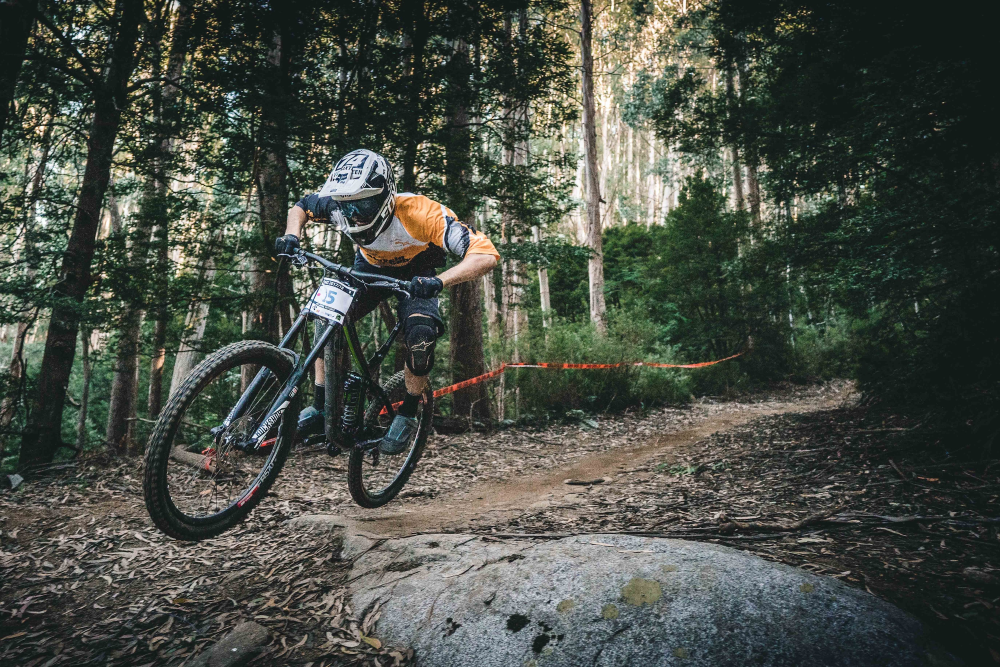
#> input picture img/2.jpg, 3000 x 2001 px (shown at 1/3 size)
$ python rgb_gray_binary.py
#> lines starting #> are read from the running program, lines starting #| are printed output that depends on the picture; after the words box and inside, x2 and y2 are one past the last pixel; in counts of white or black regions, pixels touching at a corner belong together
import cv2
im_gray = cv2.imread('./img/2.jpg', cv2.IMREAD_GRAYSCALE)
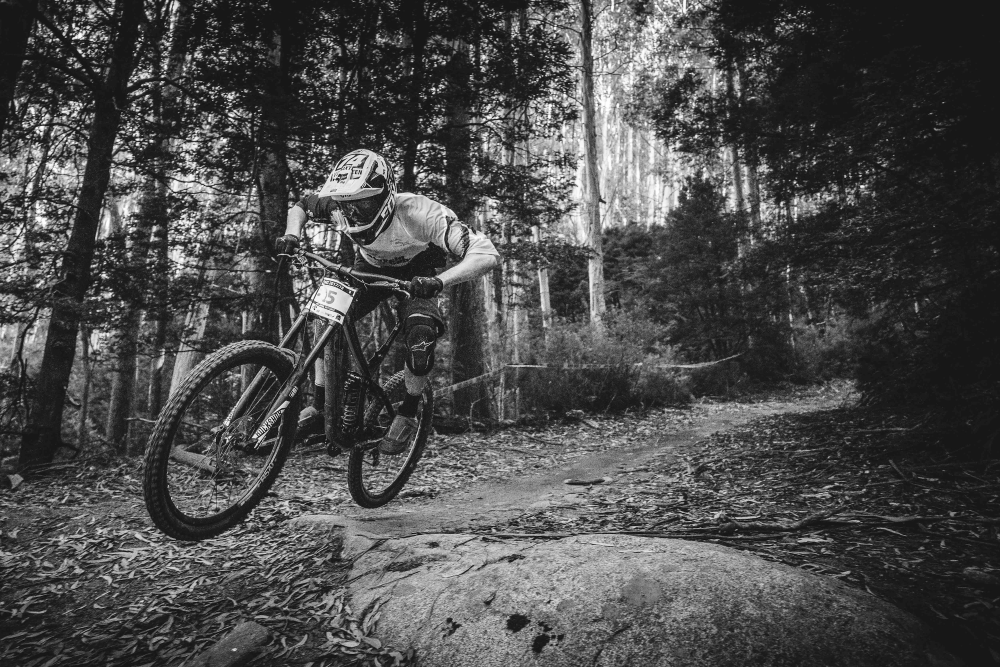
#> im_gray: shape (2001, 3000) (shown at 1/3 size); min 0, max 255, mean 75
im_gray = cv2.resize(im_gray, (600, 600))
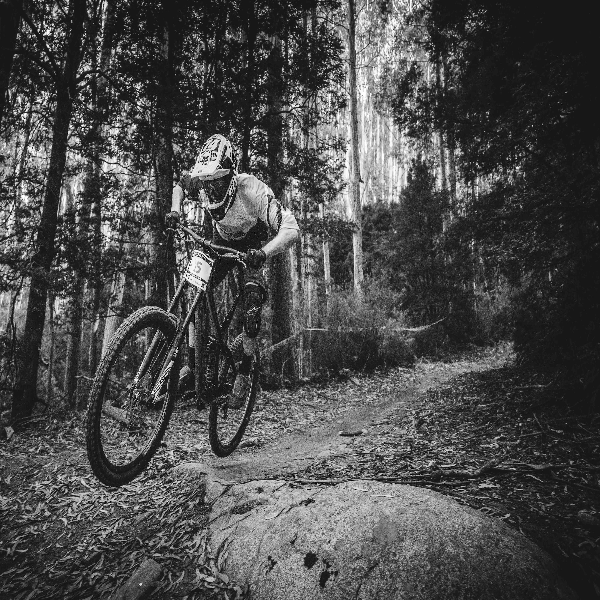
#> im_gray: shape (600, 600); min 0, max 255, mean 74.9
cv2.imshow('Gray-scale', im_gray)

(thresh, im_bw) = cv2.threshold(im_gray, 128, 255, cv2.THRESH_BINARY | cv2.THRESH_OTSU)
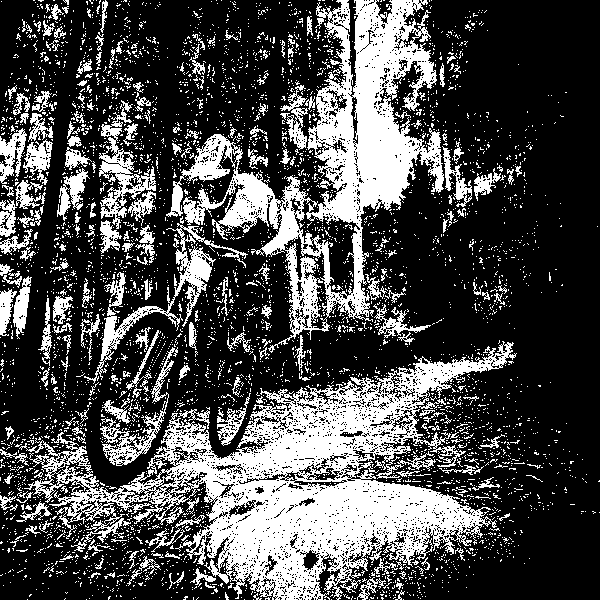
#> im_bw: shape (600, 600); 29.6% white; 4515 white regions (4280 under 20 px), largest, box (x1, y1, x2, y2) and area: (19, 341, 517, 600) 41723, (166, 0, 444, 353) 26417, (84, 223, 248, 384) 3124
#> thresh = 96
im_bw = cv2.resize(im_bw, (600, 600))
cv2.imshow('Binary', im_bw)
cv2.waitKey()

$ run again, with img/1.jpg copied over img/2.jpg
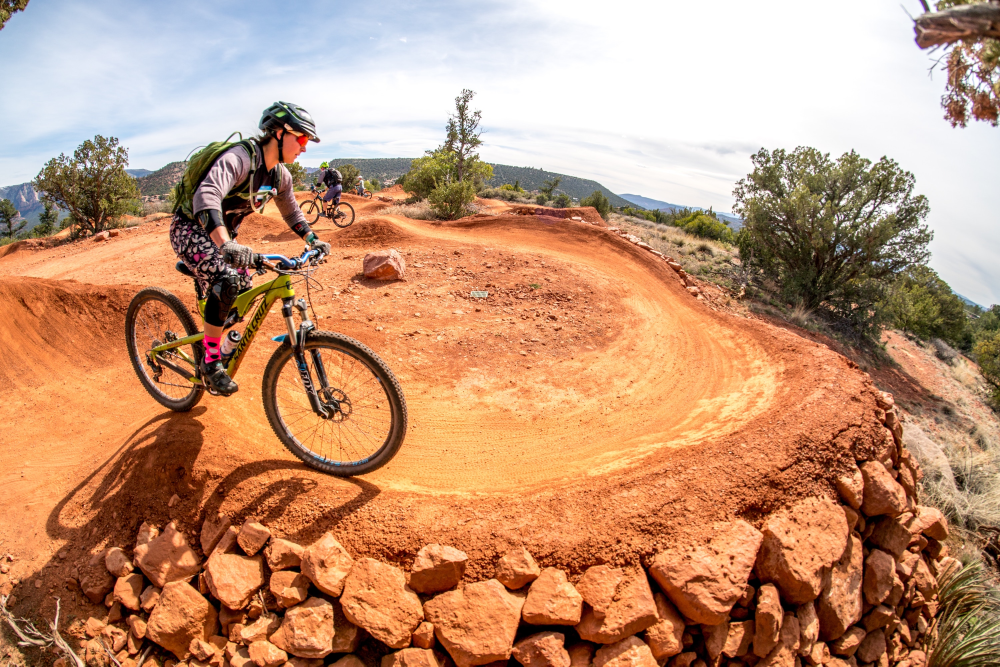
#> input picture img/1.jpg, 3000 x 2000 px (shown at 1/3 size)
#> `im_gray = cv2.resize(im_gray, (600, 600))`:
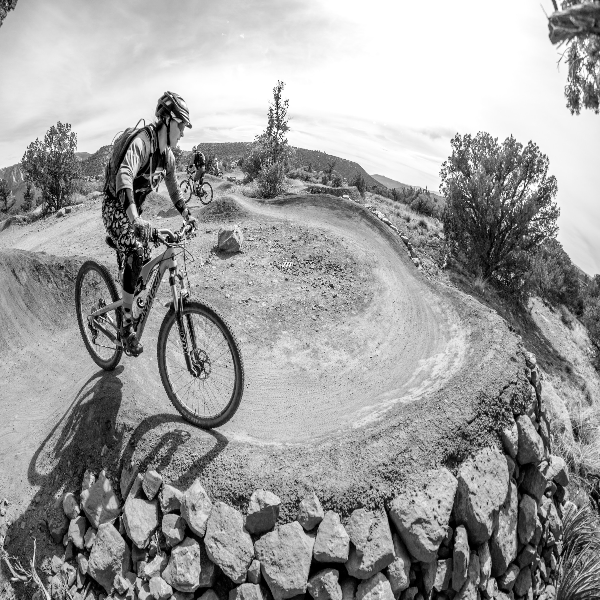
#> im_gray: shape (600, 600); min 0, max 255, mean 157.5
#> `(thresh, im_bw) = cv2.threshold(im_gray, 128, 255, cv2.THRESH_BINARY |..`:
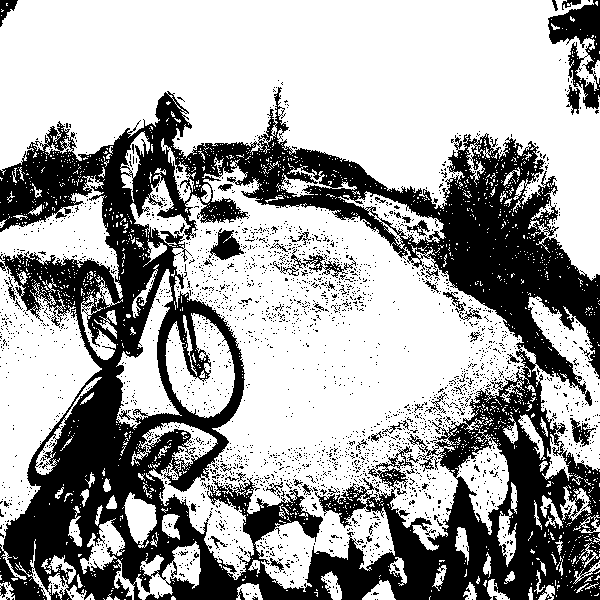
#> im_bw: shape (600, 600); 64.4% white; 2759 black regions (2699 under 20 px), largest, box (x1, y1, x2, y2) and area: (0, 87, 600, 600) 115671, (548, 0, 600, 109) 2500, (209, 228, 244, 260) 575
#> thresh = 139

$ run again, with img/4.jpg copied over img/2.jpg
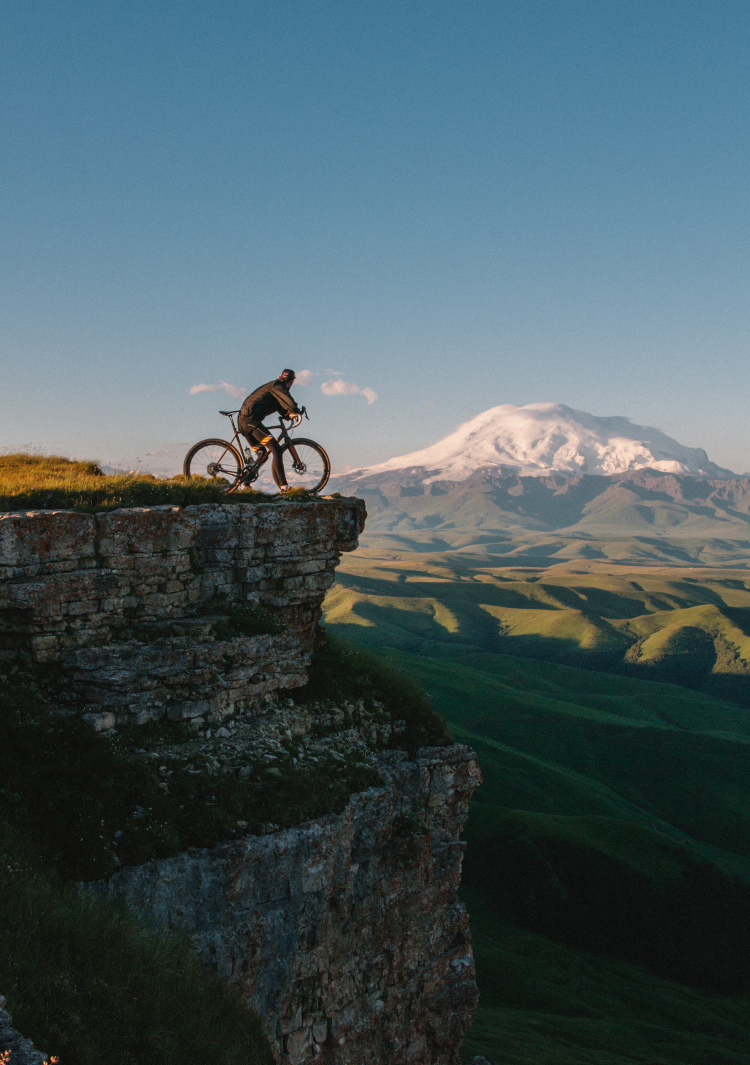
#> input picture img/4.jpg, 3000 x 4260 px (shown at 1/4 size)
#> `im_gray = cv2.resize(im_gray, (600, 600))`:
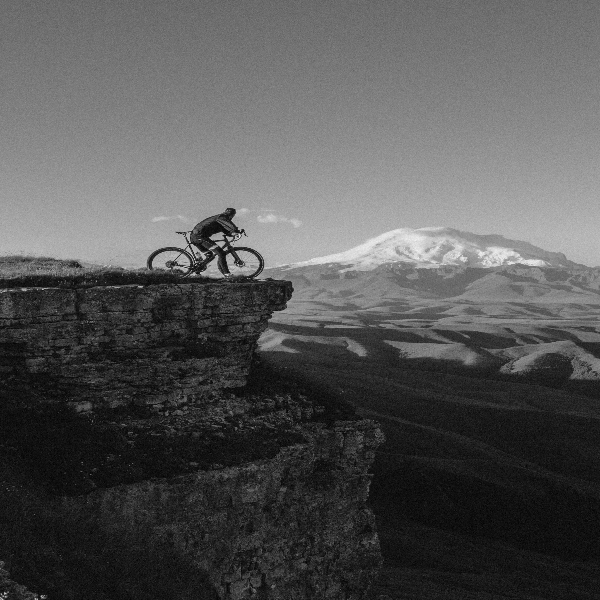
#> im_gray: shape (600, 600); min 0, max 240, mean 85.4
#> `(thresh, im_bw) = cv2.threshold(im_gray, 128, 255, cv2.THRESH_BINARY |..`:
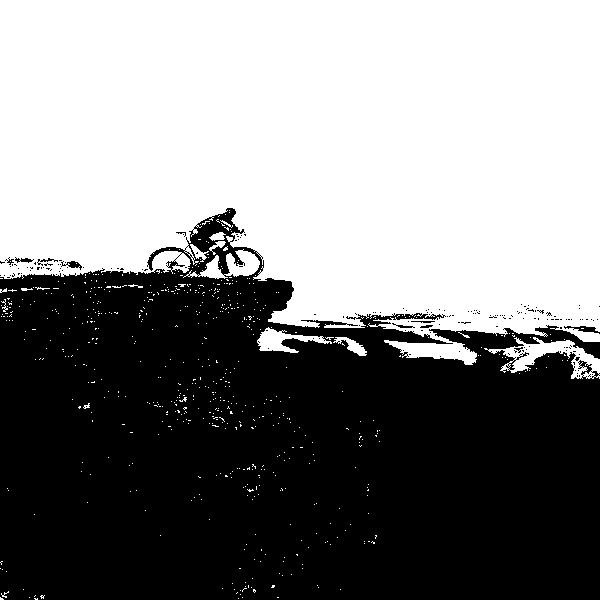
#> im_bw: shape (600, 600); 51.2% white; 172 black regions (162 under 20 px), largest, box (x1, y1, x2, y2) and area: (0, 208, 600, 600) 174956, (564, 326, 600, 334) 119, (61, 261, 82, 270) 84
#> thresh = 84
